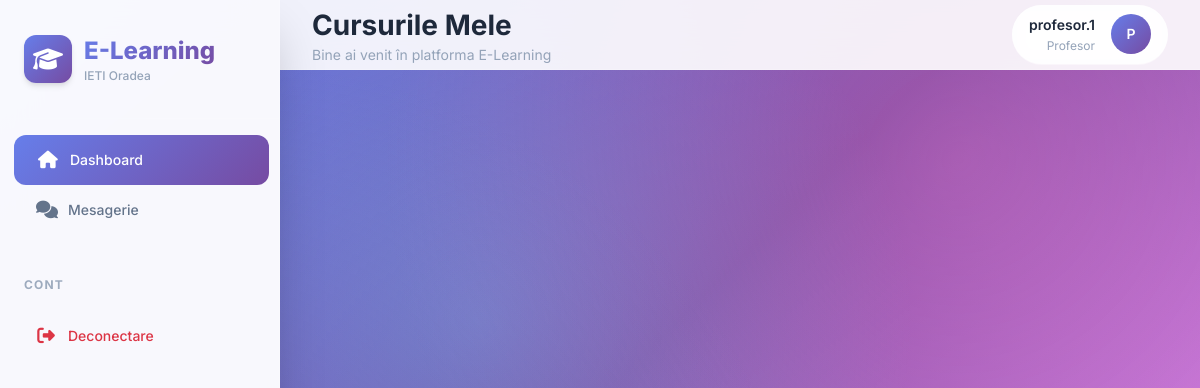
The app's page / (signed in) with its own data.
### models.py (models this page shows)
class User(UserMixin, db.Model):
    id = db.Column(db.Integer, primary_key=True)
    username = db.Column(db.String(150), unique=True, nullable=False)
    email = db.Column(db.String(150), unique=True, nullable=False)
    password = db.Column(db.String(150), nullable=False)
    role = db.Column(db.String(20), nullable=False, default='student')
    is_approved = db.Column(db.Boolean, default=False)
    reset_token = db.Column(db.String(100), nullable=True)
    reset_token_expiry = db.Column(db.DateTime, nullable=True)
    student_profile = db.relationship('Student', backref='user_account', uselist=False, cascade="all, delete-orphan")
    profesor_profile = db.relationship('Profesor', backref='user_account', uselist=False, cascade="all, delete-orphan")

### app.py (the view)
@app.route('/')
@login_required
def index():
    if current_user.role == 'student':
        s = Student.query.filter_by(user_id=current_user.id).first()
        if s:
            return redirect(url_for('academic.raport_student_general', student_id=s.id_student))
        else:
            return "Cont incomplet - contactați administratorul"
    if current_user.role == 'profesor':
        prof = Profesor.query.filter_by(user_id=current_user.id).first()
        materii = []
        if prof:
            materii = Disciplina.query.filter(
                or_(
                    Disciplina.id_titular == prof.id_profesor,
                    Disciplina.id_laborant == prof.id_profesor,
                    Disciplina.id_seminarist == prof.id_profesor,
                    Disciplina.id_proiectant == prof.id_profesor
                )
            ).all()
        return render_template('index_profesor.html', materii=materii, profesor=prof)
    studenti = Student.query.outerjoin(User).filter(User.is_approved == True).all()
    profesori = Profesor.query.outerjoin(User).filter(User.is_approved == True).all()
    return render_template('index.html', studenti=studenti, profesori=profesori)

### app.py (called while the page is built)
@login_manager.user_loader
def load_user(user_id):
    return User.query.get(int(user_id))

@app.before_request
def before_request():
    if current_user.is_authenticated and request.endpoint not in ['auth.login', 'auth.register', 'static']:
        pass  # Utilizatorul este autentificat, permite accesul
    elif request.endpoint not in ['auth.login', 'auth.register', 'auth.forgot_password', 'auth.reset_password', 'setup_admin', 'static'] and not current_user.is_authenticated:
        return redirect(url_for('auth.login'))

@app.after_request
def after_request(response):
    if current_user.is_authenticated and request.endpoint not in ['static']:
        response.headers['Cache-Control'] = 'no-cache, no-store, must-revalidate'
        response.headers['Pragma'] = 'no-cache'
        response.headers['Expires'] = '0'
    return response

### templates/index_profesor.html (shortened to what this page needs)
{% extends "base.html" %}
{% block page_title %}Cursurile Mele{% endblock %}
{% block content %}
<div class="row g-4">
    {% for d in materii %}
    <div class="col-xl-4 col-md-6">
    </div>
    {% else %}
    <div class="col-12 text-center py-5">
        <i class="fas fa-folder-open fa-3x text-muted mb-3"></i>
        <h5 class="text-muted">Nu aveți materii asignate.</h5>
    </div>
    {% endfor %}
</div>
{% endblock %}

### templates/base.html (shortened to what this page needs)
<!doctype html>
<html lang="ro">
<head>
    <link href="https://cdn.jsdelivr.net/npm/bootstrap@5.3.2/dist/css/bootstrap.min.css" rel="stylesheet">
    <link rel="stylesheet" href="https://cdnjs.cloudflare.com/ajax/libs/font-awesome/6.5.0/css/all.min.css">
    <link rel="stylesheet" href="https://cdn.jsdelivr.net/npm/animate.css@4.1.1/animate.min.css">
</head>
<body>
{% if current_user.is_authenticated %}
<nav class="sidebar">
    <div class="brand">
        <div class="brand-content">
            <div class="brand-icon">
                <i class="fas fa-graduation-cap"></i>
            </div>
            <div>
                <div class="brand-text">E-Learning</div>
                <div class="brand-subtitle">IETI Oradea</div>
            </div>
        </div>
    </div>
    <div class="nav-section">
        <a href="{{ url_for('index') }}" class="nav-link {{ 'active' if request.endpoint == 'index' else '' }}">
            <i class="fas fa-home"></i> Dashboard
        </a>
        <a href="{{ url_for('chat.chat_home') }}" class="nav-link {{ 'active' if 'chat' in request.endpoint else '' }}">
            <i class="fas fa-comments"></i> Mesagerie
        </a>
    </div>
    <div class="nav-section mt-auto">
        <div class="nav-title">Cont</div>
        <a href="{{ url_for('auth.logout') }}" class="nav-link text-danger">
            <i class="fas fa-sign-out-alt"></i> Deconectare
        </a>
    </div>
</nav>
{% endif %}
<main class="{{ 'main-content' if current_user.is_authenticated else '' }}">
    {% if current_user.is_authenticated and request.endpoint not in ['auth.login', 'auth.register'] %}
    <div class="header">
        <div>
            <div class="header-title">
                {% block page_title %}Dashboard{% endblock %}
            </div>
            <div class="header-subtitle">
                {% block page_subtitle %}Bine ai venit în platforma E-Learning{% endblock %}
            </div>
        </div>
        <div class="user-profile">
            <div class="user-info">
                <div class="user-name">{{ current_user.username }}</div>
                <div class="user-role">{{ current_user.role|capitalize }}</div>
            </div>
            <div class="user-avatar">
                {{ current_user.username[0]|upper }}
            </div>
        </div>
    </div>
    {% endif %}
    <div class="content">
        {% block content %}{% endblock %}
    </div>
</main>
</body>
</html>

### records on screen
User: username "profesor.1", role "Profesor", username "P"
